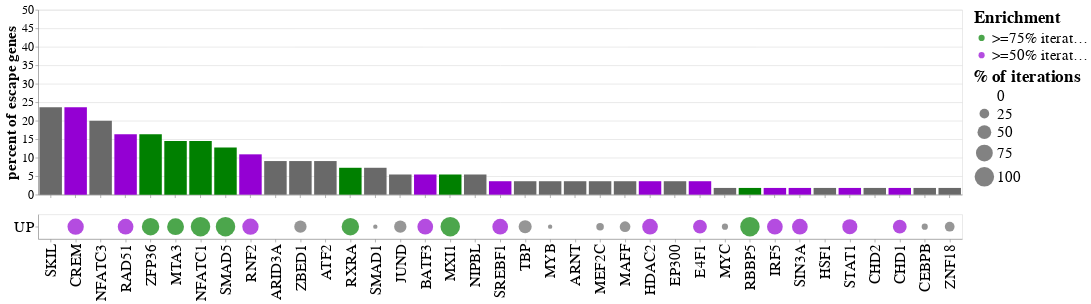

The notebook cell this image was saved under:
### Code cell
up_sortorder = long_sum.query('TF in @enriched_escaperegions & region == "UP"').sort_values(['qoverlap_percent'], ascending=False)['TF'].tolist()

up_bar = alt.Chart(long_sum.query('TF in @enriched_escaperegions & region == "UP"')).mark_bar().encode(
    alt.X('TF', title=None, axis=alt.Axis(labels=False), sort=up_sortorder),
    alt.Y('qoverlap_percent', title="percent of escape genes", scale=alt.Scale(domain=(0,50)), axis=alt.Axis(labelFontSize=20, titleFontSize=25)),
    alt.Color('iter_cat', scale=alt.Scale(range=['dimgrey', 'darkviolet', 'green'], domain=['False', '>=50% iterations', '>=75% iterations']), title="Enrichment", 
        legend=alt.Legend(values=['>=75% iterations', '>=50% iterations'], labelFontSize=25, titleFontSize=28)),
).properties(width=1500, height=300)

up_dot = up_bar.mark_circle().encode(
    alt.X('TF', title=None, axis=alt.Axis(labelFontSize=25), sort=up_sortorder),
    alt.Y('region', title=None, axis=alt.Axis(labelFontSize=25)),
    alt.Size('iter_per', title="% of iterations", scale=alt.Scale(range=[0, 1000]), legend=alt.Legend(values=[0, 25, 50, 75, 100], labelFontSize=25, titleFontSize=28)),
    alt.Tooltip('counts')
).properties(height=40)

up_plot = alt.vconcat(up_bar, up_dot).configure_title(fontSize=40).configure_legend(titleFontSize=20,labelFontSize=20)
up_plot

### Figure 1 — Vega-Lite specification as saved in the notebook (floating-point values rounded to 4 significant figures)
{"config": {"view": {"continuousWidth": 400, "continuousHeight": 300}, "legend": {"labelFontSize": 20, "titleFontSize": 20}, "title": {"fontSize": 40}}, "vconcat": [{"mark": "bar", "encoding": {"color": {"type": "nominal", "field": "iter_cat", "legend": {"labelFontSize": 25, "titleFontSize": 28, "values": [">=75% iterations", ">=50% iterations"]}, "scale": {"domain": ["False", ">=50% iterations", ">=75% iterations"], "range": ["dimgrey", "darkviolet", "green"]}, "title": "Enrichment"}, "x": {"type": "nominal", "axis": {"labels": false}, "field": "TF", "sort": ["SKIL", "CREM", "NFATC3", "RAD51", "ZFP36", "MTA3", "NFATC1", "SMAD5", "RNF2", "ARID3A", "ZBED1", "ATF2", "RXRA", "SMAD1", "JUND", "BATF3", "MXI1", "NIPBL", "SREBF1", "TBP", "MYB", "ARNT", "MEF2C", "MAFF", "HDAC2", "EP300", "E4F1", "MYC", "RBBP5", "IRF5", "SIN3A", "HSF1", "STAT1", "CHD2", "CHD1", "CEBPB", "ZNF18"], "title": null}, "y": {"type": "quantitative", "axis": {"labelFontSize": 20, "titleFontSize": 25}, "field": "qoverlap_percent", "scale": {"domain": [0, 50]}, "title": "percent of escape genes"}}, "height": 300, "width": 1500}, {"mark": "circle", "encoding": {"color": {"type": "nominal", "field": "iter_cat", "legend": {"labelFontSize": 25, "titleFontSize": 28, "values": [">=75% iterations", ">=50% iterations"]}, "scale": {"domain": ["False", ">=50% iterations", ">=75% iterations"], "range": ["dimgrey", "darkviolet", "green"]}, "title": "Enrichment"}, "size": {"type": "quantitative", "field": "iter_per", "legend": {"labelFontSize": 25, "titleFontSize": 28, "values": [0, 25, 50, 75, 100]}, "scale": {"range": [0, 1000]}, "title": "% of iterations"}, "tooltip": {"type": "quantitative", "field": "counts"}, "x": {"type": "nominal", "axis": {"labelFontSize": 25}, "field": "TF", "sort": ["SKIL", "CREM", "NFATC3", "RAD51", "ZFP36", "MTA3", "NFATC1", "SMAD5", "RNF2", "ARID3A", "ZBED1", "ATF2", "RXRA", "SMAD1", "JUND", "BATF3", "MXI1", "NIPBL", "SREBF1", "TBP", "MYB", "ARNT", "MEF2C", "MAFF", "HDAC2", "EP300", "E4F1", "MYC", "RBBP5", "IRF5", "SIN3A", "HSF1", "STAT1", "CHD2", "CHD1", "CEBPB", "ZNF18"], "title": null}, "y": {"type": "nominal", "axis": {"labelFontSize": 25}, "field": "region", "title": null}}, "height": 40, "width": 1500}], "data": {"name": "data-03c17dac6b8a6ff8ae87038f6580bd75"}, "$schema": "https://vega.github.io/schema/vega-lite/v4.8.1.json", "datasets": {"data-03c17dac6b8a6ff8ae87038f6580bd75": [{"TF": "ARID3A", "query_overlap": 5, "counts": 0.0, "region": "UP", "enriched": false, "qoverlap_percent": 9.091, "iter_per": 0.0, "category": "False", "iter_cat": "False"}, {"TF": "ARNT", "query_overlap": 2, "counts": 0.0, "region": "UP", "enriched": false, "qoverlap_percent": 3.636, "iter_per": 0.0, "category": "False", "iter_cat": "False"}, {"TF": "ATF2", "query_overlap": 5, "counts": 0.0, "region": "UP", "enriched": false, "qoverlap_percent": 9.091, "iter_per": 0.0, "category": "False", "iter_cat": "False"}, {"TF": "BATF3", "query_overlap": 3, "counts": 13.0, "region": "UP", "enriched": true, "qoverlap_percent": 5.455, "iter_per": 65.0, "category": "Threshold Met", "iter_cat": ">=50% iterations"}, {"TF": "CEBPB", "query_overlap": 1, "counts": 2.0, "region": "UP", "enriched": false, "qoverlap_percent": 1.818, "iter_per": 10.0, "category": "False", "iter_cat": "False"}, {"TF": "CHD1", "query_overlap": 1, "counts": 10.0, "region": "UP", "enriched": true, "qoverlap_percent": 1.818, "iter_per": 50.0, "category": "Threshold Met", "iter_cat": ">=50% iterations"}, {"TF": "CHD2", "query_overlap": 1, "counts": 0.0, "region": "UP", "enriched": false, "qoverlap_percent": 1.818, "iter_per": 0.0, "category": "False", "iter_cat": "False"}, {"TF": "CREM", "query_overlap": 13, "counts": 14.0, "region": "UP", "enriched": true, "qoverlap_percent": 23.64, "iter_per": 70.0, "category": "Threshold Met", "iter_cat": ">=50% iterations"}, {"TF": "E4F1", "query_overlap": 2, "counts": 10.0, "region": "UP", "enriched": true, "qoverlap_percent": 3.636, "iter_per": 50.0, "category": "Threshold Met", "iter_cat": ">=50% iterations"}, {"TF": "EP300", "query_overlap": 2, "counts": 0.0, "region": "UP", "enriched": false, "qoverlap_percent": 3.636, "iter_per": 0.0, "category": "False", "iter_cat": "False"}, {"TF": "HDAC2", "query_overlap": 2, "counts": 13.0, "region": "UP", "enriched": true, "qoverlap_percent": 3.636, "iter_per": 65.0, "category": "Threshold Met", "iter_cat": ">=50% iterations"}, {"TF": "HSF1", "query_overlap": 1, "counts": 0.0, "region": "UP", "enriched": false, "qoverlap_percent": 1.818, "iter_per": 0.0, "category": "False", "iter_cat": "False"}, {"TF": "IRF5", "query_overlap": 1, "counts": 13.0, "region": "UP", "enriched": true, "qoverlap_percent": 1.818, "iter_per": 65.0, "category": "Threshold Met", "iter_cat": ">=50% iterations"}, {"TF": "JUND", "query_overlap": 3, "counts": 8.0, "region": "UP", "enriched": false, "qoverlap_percent": 5.455, "iter_per": 40.0, "category": "False", "iter_cat": "False"}, {"TF": "MAFF", "query_overlap": 2, "counts": 6.0, "region": "UP", "enriched": false, "qoverlap_percent": 3.636, "iter_per": 30.0, "category": "False", "iter_cat": "False"}, {"TF": "MEF2C", "query_overlap": 2, "counts": 3.0, "region": "UP", "enriched": false, "qoverlap_percent": 3.636, "iter_per": 15.0, "category": "False", "iter_cat": "False"}, {"TF": "MTA3", "query_overlap": 8, "counts": 15.0, "region": "UP", "enriched": true, "qoverlap_percent": 14.55, "iter_per": 75.0, "category": "Threshold Met", "iter_cat": ">=75% iterations"}, {"TF": "MXI1", "query_overlap": 3, "counts": 20.0, "region": "UP", "enriched": true, "qoverlap_percent": 5.455, "iter_per": 100.0, "category": "Threshold Met", "iter_cat": ">=75% iterations"}, {"TF": "MYB", "query_overlap": 2, "counts": 1.0, "region": "UP", "enriched": false, "qoverlap_percent": 3.636, "iter_per": 5.0, "category": "False", "iter_cat": "False"}, {"TF": "MYC", "query_overlap": 1, "counts": 2.0, "region": "UP", "enriched": false, "qoverlap_percent": 1.818, "iter_per": 10.0, "category": "False", "iter_cat": "False"}, {"TF": "NFATC1", "query_overlap": 8, "counts": 20.0, "region": "UP", "enriched": true, "qoverlap_percent": 14.55, "iter_per": 100.0, "category": "Threshold Met", "iter_cat": ">=75% iterations"}, {"TF": "NFATC3", "query_overlap": 11, "counts": 0.0, "region": "UP", "enriched": false, "qoverlap_percent": 20.0, "iter_per": 0.0, "category": "False", "iter_cat": "False"}, {"TF": "NIPBL", "query_overlap": 3, "counts": 0.0, "region": "UP", "enriched": false, "qoverlap_percent": 5.455, "iter_per": 0.0, "category": "False", "iter_cat": "False"}, {"TF": "RAD51", "query_overlap": 9, "counts": 13.0, "region": "UP", "enriched": true, "qoverlap_percent": 16.36, "iter_per": 65.0, "category": "Threshold Met", "iter_cat": ">=50% iterations"}, {"TF": "RBBP5", "query_overlap": 1, "counts": 20.0, "region": "UP", "enriched": true, "qoverlap_percent": 1.818, "iter_per": 100.0, "category": "Threshold Met", "iter_cat": ">=75% iterations"}, {"TF": "RNF2", "query_overlap": 6, "counts": 14.0, "region": "UP", "enriched": true, "qoverlap_percent": 10.91, "iter_per": 70.0, "category": "Threshold Met", "iter_cat": ">=50% iterations"}, {"TF": "RXRA", "query_overlap": 4, "counts": 16.0, "region": "UP", "enriched": true, "qoverlap_percent": 7.273, "iter_per": 80.0, "category": "Threshold Met", "iter_cat": ">=75% iterations"}, {"TF": "SIN3A", "query_overlap": 1, "counts": 13.0, "region": "UP", "enriched": true, "qoverlap_percent": 1.818, "iter_per": 65.0, "category": "Threshold Met", "iter_cat": ">=50% iterations"}, {"TF": "SKIL", "query_overlap": 13, "counts": 0.0, "region": "UP", "enriched": false, "qoverlap_percent": 23.64, "iter_per": 0.0, "category": "False", "iter_cat": "False"}, {"TF": "SMAD1", "query_overlap": 4, "counts": 1.0, "region": "UP", "enriched": false, "qoverlap_percent": 7.273, "iter_per": 5.0, "category": "False", "iter_cat": "False"}, {"TF": "SMAD5", "query_overlap": 7, "counts": 20.0, "region": "UP", "enriched": true, "qoverlap_percent": 12.73, "iter_per": 100.0, "category": "Threshold Met", "iter_cat": ">=75% iterations"}, {"TF": "SREBF1", "query_overlap": 2, "counts": 13.0, "region": "UP", "enriched": true, "qoverlap_percent": 3.636, "iter_per": 65.0, "category": "Threshold Met", "iter_cat": ">=50% iterations"}, {"TF": "STAT1", "query_overlap": 1, "counts": 12.0, "region": "UP", "enriched": true, "qoverlap_percent": 1.818, "iter_per": 60.0, "category": "Threshold Met", "iter_cat": ">=50% iterations"}, {"TF": "TBP", "query_overlap": 2, "counts": 9.0, "region": "UP", "enriched": false, "qoverlap_percent": 3.636, "iter_per": 45.0, "category": "False", "iter_cat": "False"}, {"TF": "ZBED1", "query_overlap": 5, "counts": 8.0, "region": "UP", "enriched": false, "qoverlap_percent": 9.091, "iter_per": 40.0, "category": "False", "iter_cat": "False"}, {"TF": "ZFP36", "query_overlap": 9, "counts": 16.0, "region": "UP", "enriched": true, "qoverlap_percent": 16.36, "iter_per": 80.0, "category": "Threshold Met", "iter_cat": ">=75% iterations"}, {"TF": "ZNF18", "query_overlap": 1, "counts": 5.0, "region": "UP", "enriched": false, "qoverlap_percent": 1.818, "iter_per": 25.0, "category": "False", "iter_cat": "False"}]}}
